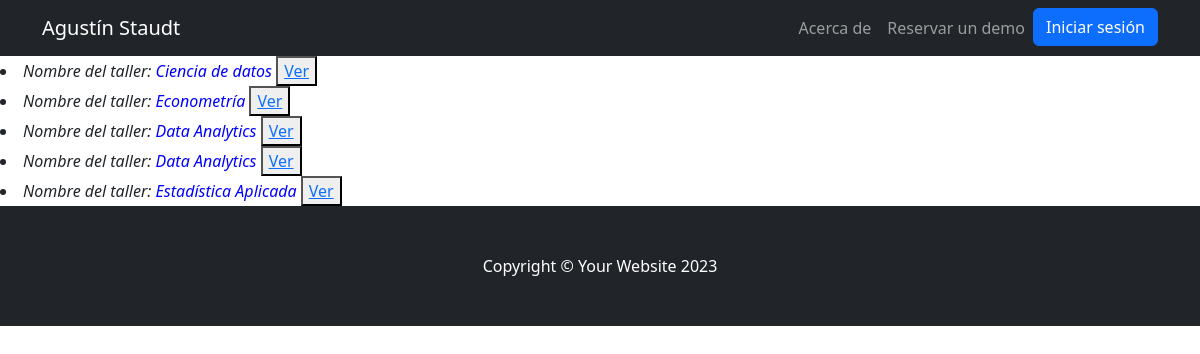
Before: /app/clases/lista/ (signed in) with the older database file.
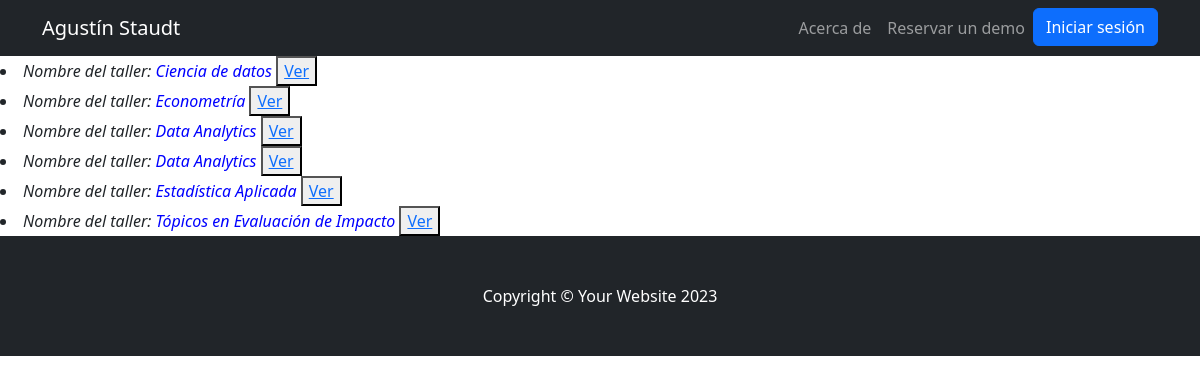
After: the same page with the newer database file.
### AppBlog/models.py (models this page shows, shortened)
class Taller(models.Model):
    taller = models.CharField(max_length=40, default='Otros')
    comision = models.CharField(max_length=40, default='1234')

### AppBlog/views.py (the view)
# urls.py: path('clases/lista/', views.TallerListView.as_view(), name="Lista"),
class TallerListView(LoginRequiredMixin, ListView):
    model = Taller
    template_name = "AppBlog/listaTalleresUsuario.html"

### AppBlog/templates/AppBlog/listaTalleresUsuario.html (shortened to what this page needs)
{% extends 'AppBlog/base.html' %}
{% load static %}
{% block main %}
{% for taller in object_list %}
<li>
    <i>Nombre del taller:</i>
    <i style="color: blue;"> {{taller.taller}} </i>
    <button>
        <a href="{% url 'Detalles' taller.id %}">Ver</a>
    </button>
</li>
{% endfor %}
{% endblock main %}

Changed rows visible on the page:
added Taller: taller "Tópicos en Evaluación de Impacto"
